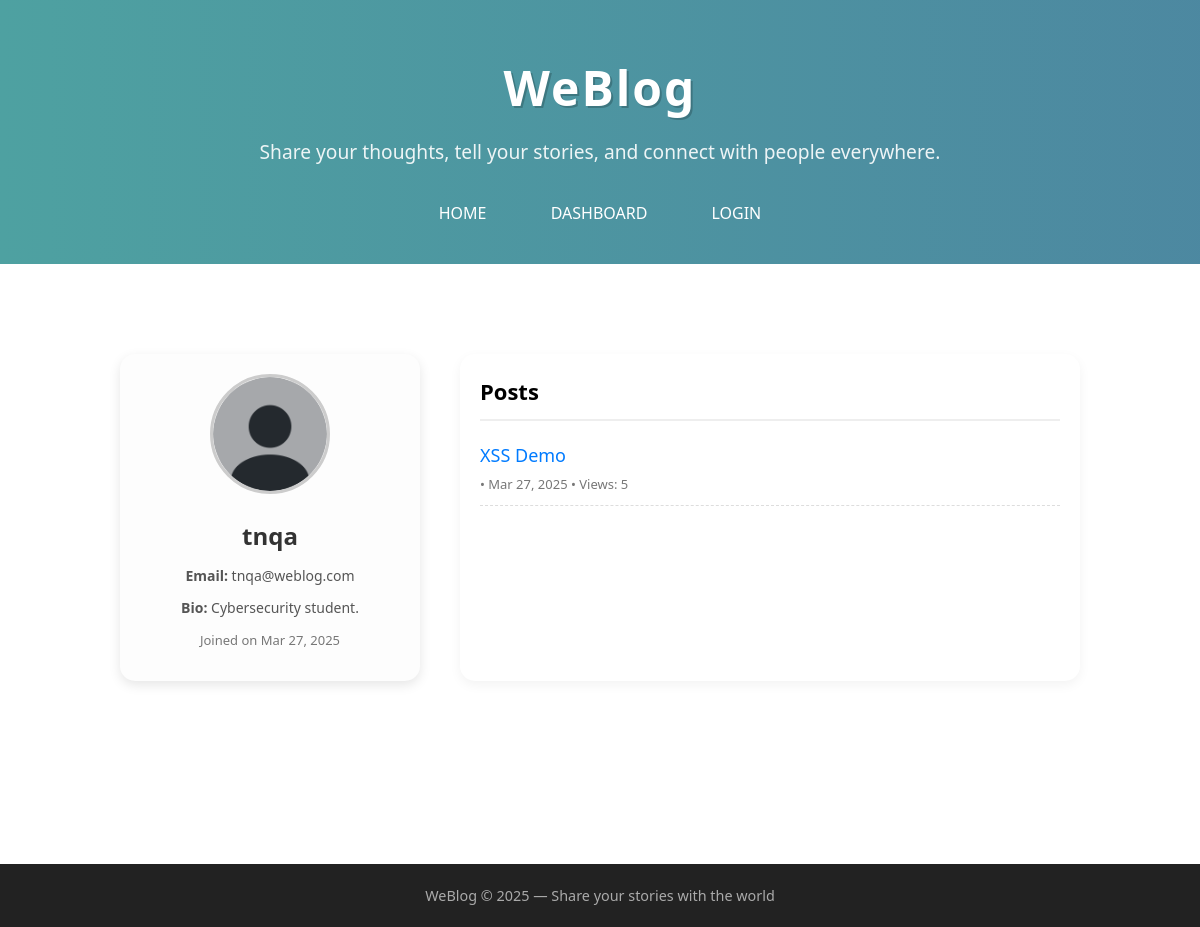
The page /author.php?id=2 on the database its author committed.
### tables this page shows
CREATE TABLE users (
  id INT AUTO_INCREMENT PRIMARY KEY,
  username VARCHAR(50),
  password VARCHAR(100),
  email VARCHAR(100),
  role VARCHAR(20),  
  bio TEXT,
  avatar_path VARCHAR(255), 
  created_at DATETIME DEFAULT CURRENT_TIMESTAMP
);

CREATE TABLE posts (
  id INT AUTO_INCREMENT PRIMARY KEY,
  user_id INT,
  title VARCHAR(200),
  content TEXT,
  created_at DATETIME DEFAULT CURRENT_TIMESTAMP,
  views INT DEFAULT 0,
  premium BOOLEAN DEFAULT FALSE
);

### author.php (the view, shortened to what this page needs)
<?php
include 'includes/header.php';
?>
<link rel="stylesheet" href="assets/css/profile.css">
<?php
if (isset($_GET['id'])) {
    $authorId = (int)$_GET['id'];
    $stmt = $conn->prepare("SELECT username, email, bio, avatar_path, created_at FROM users WHERE id = ?");
    $stmt->bind_param("i", $authorId);
    $stmt->execute();
    $author = $stmt->get_result()->fetch_assoc();
    $posts = $conn->query("SELECT id, title, created_at, views, premium FROM posts WHERE user_id = $authorId ORDER BY created_at DESC");
} else {
    echo "<div class='container'><h2>No author selected.</h2></div>";
    include 'includes/footer.php';
    exit();
}
?>
<div class="profile-container">
    <div class="profile-card">
        <img src="<?php echo htmlspecialchars($author['avatar_path']); ?>" alt="Avatar">
        <h2><?php echo htmlspecialchars($author['username']); ?></h2>
        <p><strong>Email:</strong> <?php echo htmlspecialchars($author['email']); ?></p>
        <p><strong>Bio:</strong> <?php echo nl2br(htmlspecialchars($author['bio'])); ?></p>
        <p class="created-at">Joined on <?php echo date("M d, Y", strtotime($author['created_at'])); ?></p>
    </div>
    <div class="author-posts">
        <h3>Posts</h3>
        <?php if ($posts->num_rows > 0) { ?>
            <ul class="post-list">
                <?php while ($post = $posts->fetch_assoc()) { ?>
                    <li>
                        <a href="post.php?id=<?php echo $post['id']; ?>">
                            <?php echo htmlspecialchars($post['title']); ?>
                        </a>
                        <span class="meta">
                            • <?php echo date("M d, Y", strtotime($post['created_at'])); ?>
                            • Views: <?php echo $post['views']; ?>
                        </span>
                    </li>
                <?php } ?>
            </ul>
        <?php } else { ?>
            <p>This user has not posted anything yet.</p>
        <?php } ?>
    </div>
</div>
<?php include 'includes/footer.php'; ?>

### assets/css/style.css (style rules this page uses)
* { margin: 0; padding: 0; box-sizing: border-box; }
body { font-family: 'Segoe UI', Tahoma, Geneva, Verdana, sans-serif; line-height: 1.6; }

### assets/css/profile.css (style rules this page uses)
.profile-container { max-width: 1000px; margin: 40px auto; display: flex; gap: 40px; padding: 20px; }
.profile-card { width: 300px; background: #fdfdfd; padding: 20px; border-radius: 15px; box-shadow: 0 4px 12px rgba(0, 0, 0, 0.1); text-align: center; }
.profile-card img { width: 120px; height: 120px; border-radius: 50%; object-fit: cover; margin-bottom: 15px; border: 3px solid #ccc; }
.profile-card h2 { margin: 0; font-size: 24px; color: #333; }
.profile-card p { margin: 10px 0; color: #555; font-size: 14px; }
.profile-card .created-at { font-size: 13px; color: #777; margin-top: 10px; }
.author-posts { flex: 1; background: #ffffff; padding: 20px; border-radius: 15px; box-shadow: 0 4px 12px rgba(0, 0, 0, 0.05); }
.author-posts h3 { margin-bottom: 20px; font-size: 22px; border-bottom: 2px solid #eee; padding-bottom: 10px; }
.post-list { list-style: none; padding: 0; }
.post-list li { margin-bottom: 15px; padding-bottom: 10px; border-bottom: 1px dashed #ddd; }
.post-list a { font-size: 18px; color: #007bff; text-decoration: none; }
.post-list .meta { display: block; color: #777; font-size: 13px; margin-top: 4px; }

### rows shown on the page
users: avatar_path (placeholder picture), username "tnqa", email "tnqa@weblog.com", bio "Cybersecurity student.", created_at "Mar 27, 2025"
posts: title "XSS Demo", created_at "Mar 27, 2025", views "5"
